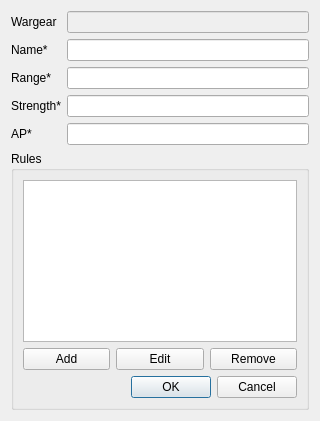
<?xml version="1.0" encoding="UTF-8"?>
<ui version="4.0">
 <class>WargearProfileEditDialog</class>
 <widget class="QDialog" name="WargearProfileEditDialog">
  <property name="geometry">
   <rect>
    <x>0</x>
    <y>0</y>
    <width>320</width>
    <height>421</height>
   </rect>
  </property>
  <property name="windowTitle">
   <string>Dialog</string>
  </property>
  <layout class="QVBoxLayout" name="verticalLayout">
   <item>
    <layout class="QFormLayout" name="formLayout">
     <property name="fieldGrowthPolicy">
      <enum>QFormLayout::ExpandingFieldsGrow</enum>
     </property>
     <item row="0" column="0">
      <widget class="QLabel" name="wargearLabel">
       <property name="text">
        <string>Wargear</string>
       </property>
      </widget>
     </item>
     <item row="0" column="1">
      <widget class="QLineEdit" name="wargearEdit">
       <property name="enabled">
        <bool>false</bool>
       </property>
      </widget>
     </item>
     <item row="1" column="0">
      <widget class="QLabel" name="nameLabel">
       <property name="text">
        <string>Name*</string>
       </property>
      </widget>
     </item>
     <item row="1" column="1">
      <widget class="QLineEdit" name="nameEdit"/>
     </item>
     <item row="2" column="0">
      <widget class="QLabel" name="rangeLabel">
       <property name="text">
        <string>Range*</string>
       </property>
      </widget>
     </item>
     <item row="2" column="1">
      <widget class="QLineEdit" name="rangeEdit"/>
     </item>
     <item row="3" column="0">
      <widget class="QLabel" name="strengthLabel">
       <property name="text">
        <string>Strength*</string>
       </property>
      </widget>
     </item>
     <item row="3" column="1">
      <widget class="QLineEdit" name="strengthEdit"/>
     </item>
     <item row="4" column="0">
      <widget class="QLabel" name="apLabel">
       <property name="text">
        <string>AP*</string>
       </property>
      </widget>
     </item>
     <item row="4" column="1">
      <widget class="QLineEdit" name="apEdit"/>
     </item>
    </layout>
   </item>
   <item>
    <widget class="QGroupBox" name="rulesGroup">
     <property name="title">
      <string>Rules</string>
     </property>
     <layout class="QVBoxLayout" name="verticalLayout_3">
      <item>
       <widget class="QListWidget" name="ruleList"/>
      </item>
      <item>
       <layout class="QHBoxLayout" name="horizontalLayout">
        <item>
         <widget class="QPushButton" name="addButton">
          <property name="text">
           <string>Add</string>
          </property>
          <property name="icon">
           <iconset resource="../../../libwar/resources/images.qrc">
            <normaloff>:/icons/list-add.png</normaloff>:/icons/list-add.png</iconset>
          </property>
         </widget>
        </item>
        <item>
         <widget class="QPushButton" name="editButton">
          <property name="text">
           <string>Edit</string>
          </property>
          <property name="icon">
           <iconset resource="../../../libwar/resources/images.qrc">
            <normaloff>:/icons/document-edit.png</normaloff>:/icons/document-edit.png</iconset>
          </property>
         </widget>
        </item>
        <item>
         <widget class="QPushButton" name="removeButton">
          <property name="text">
           <string>Remove</string>
          </property>
          <property name="icon">
           <iconset resource="../../../libwar/resources/images.qrc">
            <normaloff>:/icons/list-remove.png</normaloff>:/icons/list-remove.png</iconset>
          </property>
         </widget>
        </item>
       </layout>
      </item>
      <item>
       <widget class="WarButtonBox" name="saveBox">
        <property name="standardButtons">
         <set>QDialogButtonBox::Cancel|QDialogButtonBox::Ok</set>
        </property>
       </widget>
      </item>
     </layout>
    </widget>
   </item>
  </layout>
 </widget>
 <customwidgets>
  <customwidget>
   <class>WarButtonBox</class>
   <extends>QDialogButtonBox</extends>
   <header location="global">widgets/WarButtonBox.h</header>
  </customwidget>
 </customwidgets>
 <resources>
  <include location="../../../libwar/resources/images.qrc"/>
 </resources>
 <connections/>
</ui>
